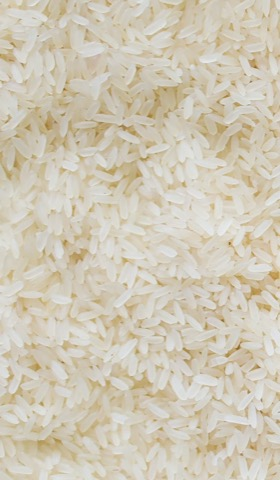
#> input picture notebooks/image_segmentation/assets/count1.jpg, 280 x 480 px
$ jupyter execute 04_object_counting.ipynb   (older library calls are emulated)
#> lines starting #> are read from the running program, lines starting #| are printed output that depends on the picture; after the words box and inside, x2 and y2 are one past the last pixel; in counts of white or black regions, pixels touching at a corner belong together
[cell 1]
# !pip install imutils==0.5.4

[cell 2]
from matplotlib import pyplot as plt
from pathlib import Path

import numpy as np

import cv2
from skimage import io

def imshow(np_img, size=(10, 10), is_gray=False):
    plt.figure(figsize=size)
    if is_gray:
        plt.imshow(np_img, cmap='gray', vmin=0, vmax=255)
    else:
        try:
            plt.imshow(cv2.cvtColor(np_img, cv2.COLOR_BGR2RGB))
        except:
            plt.imshow(np_img)
    plt.show()

[cell 3]
data_dir = Path('assets')
assert data_dir.exists()

[cell 4]
img = cv2.cvtColor(io.imread(data_dir / 'count1.jpg'), cv2.COLOR_BGR2RGB)
shifted = cv2.pyrMeanShiftFiltering(img, 11, 21)

grayscaled = cv2.cvtColor(img,cv2.COLOR_RGB2GRAY)

edge_img = cv2.Canny(grayscaled, 100, 200)
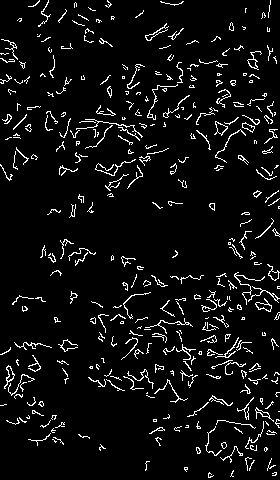
#> edge_img: shape (480, 280); 6% white in thin lines or dots

threshold = cv2.adaptiveThreshold(edge_img, 255,
                          cv2.BORDER_REPLICATE,
                          cv2.THRESH_BINARY_INV, 5, 5)
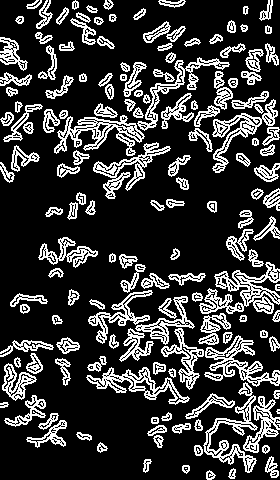
#> threshold: shape (480, 280); 22% white in thin lines or dots

retval, birnary_threshold = cv2.threshold(threshold, 0, 255, cv2.THRESH_BINARY)

flipped_color = cv2.bitwise_not(birnary_threshold)
#> flipped_color: shape (480, 280); 78% white; black in thin lines or dots

kernel = np.ones((3,3), np.uint8)
flipped_color = cv2.dilate(birnary_threshold, kernel, iterations=1)
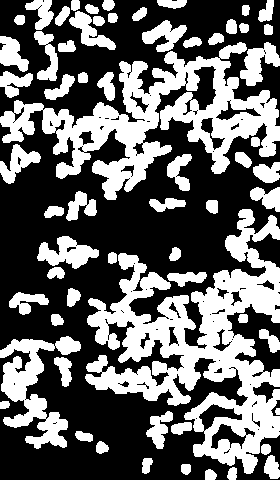
#> flipped_color: shape (480, 280); 40.4% white; 63 white regions, largest, box (x1, y1, x2, y2) and area: (85, 209, 280, 474) 19840, (0, 42, 280, 200) 14542, (0, 336, 81, 449) 3689

imshow(img)

imshow(flipped_color, (16, 16), True)

imshow(birnary_threshold, (16, 16), True)

[cell 5]
from skimage.feature import peak_local_max
from skimage.segmentation import watershed
from scipy import ndimage

D = ndimage.distance_transform_edt(flipped_color)
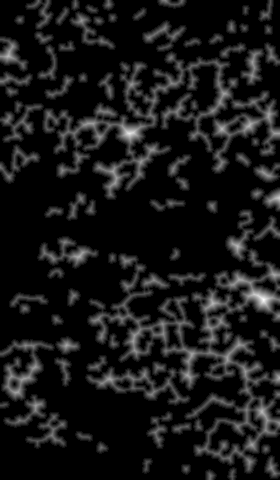
#> D: shape (480, 280) float64; min 0, max 13, mean 1.19; drawn with min black and max white
imshow(D)

[cell 6]
thresh = birnary_threshold#flipped_color

[cell 7]
localMax = peak_local_max(D, indices=False, min_distance=7, labels=thresh)
#> localMax: shape (480, 280) bool; 0.19% white in thin lines or dots

# perform a connected component analysis on the local peaks,
# using 8-connectivity, then appy the Watershed algorithm
markers = ndimage.label(localMax, structure=np.ones((3, 3)))[0]
#> markers: shape (480, 280) int32; 257 distinct labels, from 0 to 256
labels = watershed(-D, markers, mask=thresh)
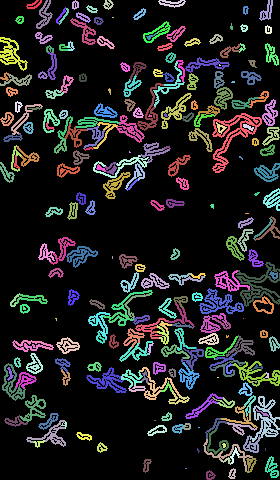
#> labels: shape (480, 280) int32; 257 distinct labels, from 0 to 256; one colour per label, 0 black
print("[INFO] {} unique segments found".format(len(np.unique(labels)) - 1))
#| [INFO] 256 unique segments found

label_hue = np.uint8(179*labels/np.max(labels))
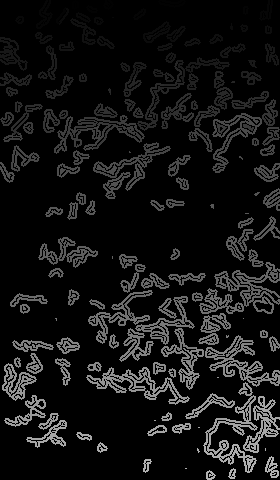
#> label_hue: shape (480, 280); min 0, max 179, mean 18.9
blank_ch = 255*np.ones_like(label_hue)
labeled_img = cv2.merge([label_hue, blank_ch, blank_ch])

# cvt to BGR for display
labeled_img = cv2.cvtColor(labeled_img, cv2.COLOR_HSV2BGR)
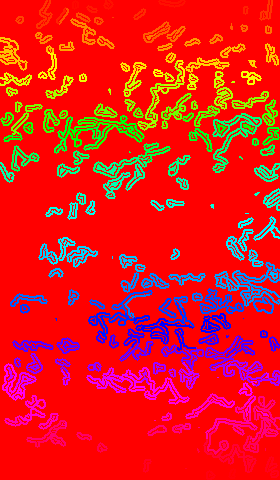
#> labeled_img: shape (480, 280, 3); mean B, G, R 28.6, 26.6, 226.5

# set bg label to black
labeled_img[label_hue==0] = 0
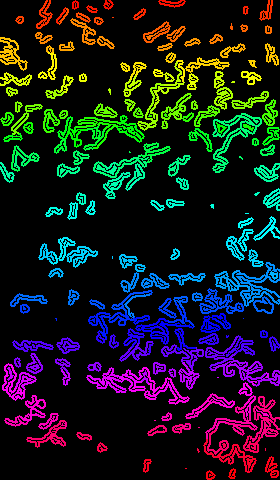
#> labeled_img: shape (480, 280, 3); mean B, G, R 28.6, 26.6, 23.4

imshow(labeled_img)

[cell 8]
import imutils

[cell 9]
# loop over the unique labels returned by the Watershed
# algorithm
image = img

for label in np.unique(labels):
    # if the label is zero, we are examining the 'background'
    # so simply ignore it
    if label == 0:
        continue

    # otherwise, allocate memory for the label region and draw
    # it on the mask
    mask = np.zeros(grayscaled.shape, dtype="uint8")
    mask[labels == label] = 255
    #cv2_imshow(mask)#[labels == label] = 255
    # detect contours in the mask and grab the largest one
    cnts = cv2.findContours(mask.copy(), cv2.RETR_EXTERNAL,
        cv2.CHAIN_APPROX_SIMPLE)
    cnts = imutils.grab_contours(cnts)
    c = max(cnts, key=cv2.contourArea)

    # draw a circle enclosing the object
    ((x, y), r) = cv2.minEnclosingCircle(c)
    cv2.circle(image, (int(x), int(y)), int(r), (0, 255, 0), 2)
    cv2.putText(image, "#{}".format(label), (int(x) - 10, int(y)),
        cv2.FONT_HERSHEY_SIMPLEX, 0.6, (0, 0, 255), 2)
#> this loop made 257 passes
#> (x, y, r) on passes 4, 5, 7: (108, 4.08, 5.04), (171.5, 1, 13.5), (245.5, 9.88, 4.16)
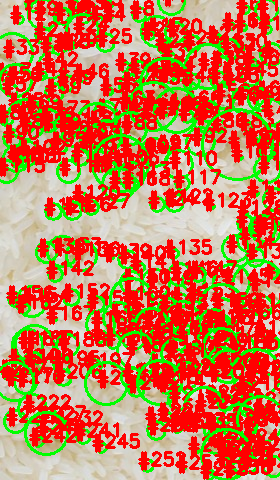
#> image: shape (480, 280, 3); mean B, G, R 75.3, 117.5, 201.6
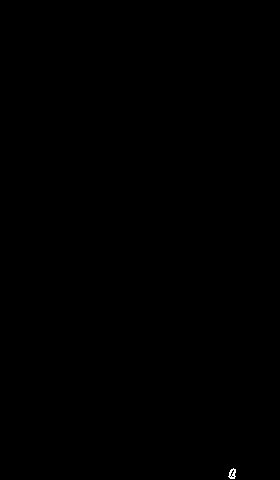
#> mask: shape (480, 280); 0.04% white in thin lines or dots, all inside (x1, y1, x2, y2) = (228, 468, 236, 479)


imshow(image)

[cell 10]
len(np.unique(labels))
#> Out = 257

$ run again, with notebooks/image_segmentation/assets/count2.jpg copied over notebooks/image_segmentation/assets/count1.jpg
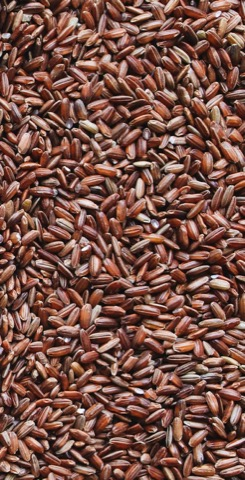
#> input picture notebooks/image_segmentation/assets/count2.jpg, 245 x 480 px
#> `edge_img = cv2.Canny(grayscaled, 100, 200)`:
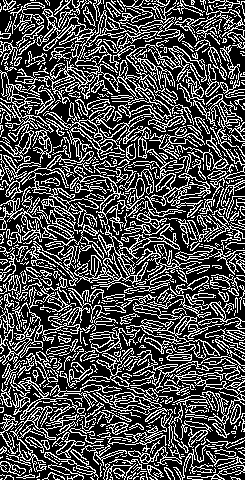
#> edge_img: shape (480, 245); 30.6% white in thin lines or dots
#> threshold: shape (480, 245); 65.5% white; black in thin lines or dots
#> localMax: shape (480, 245) bool; 0.05% white in thin lines or dots
#> markers: shape (480, 245) int32; 63 distinct labels, from 0 to 62
#| [INFO] 62 unique segments found
#> the loop `for label in np.unique(labels): # if the label is zero, we are examini..` made 63 passes
#> (x, y, r) on passes 2, 3, 4, 5, 7, 8, 9, 10: (156, 29, 40.25), (201.7, 33.35, 48.42), (79.68, 35, 86.63), (94, 29, 17.49), (161.3, 88.19, 88.96), (211.5, 88.5, 7.91), (147.1, 109.4, 22.37), (92.5, 73.5, 61.94)
#> after the loop `for label in np.unique(labels):`:
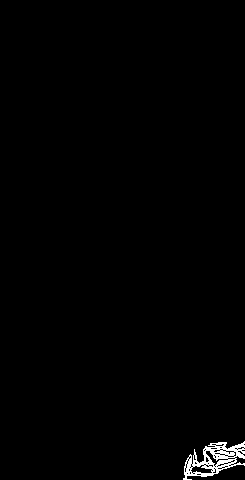
#> mask: shape (480, 245); 0.84% white in thin lines or dots, all inside (x1, y1, x2, y2) = (183, 441, 245, 480)
#> Out = 63

$ run again, with notebooks/image_segmentation/assets/count3.jpg copied over notebooks/image_segmentation/assets/count1.jpg
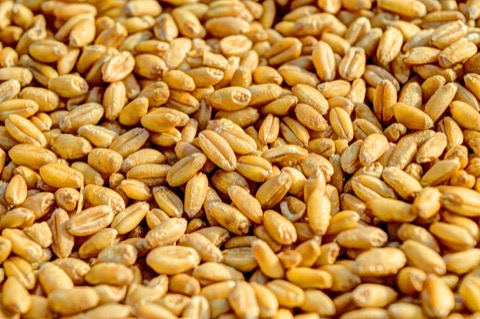
#> input picture notebooks/image_segmentation/assets/count3.jpg, 480 x 319 px
#> edge_img: shape (319, 480); 20.9% white in thin lines or dots
#> threshold: shape (319, 480); 57% white; 1301 black regions (766 under 20 px), largest, box (x1, y1, x2, y2) and area: (0, 0, 313, 287) 6630, (269, 0, 480, 165) 2585, (22, 265, 96, 319) 1584
#> localMax: shape (319, 480) bool; 0.15% white in thin lines or dots
#> markers: shape (319, 480) int32; 229 distinct labels, from 0 to 228
#| [INFO] 228 unique segments found
#> the loop `for label in np.unique(labels): # if the label is zero, we are examini..` made 229 passes
#> (x, y, r) on passes 2 to 4: (219, 11.5, 35.3), (283.5, 9, 13.09), (308, 23, 37.22)
#> after the loop `for label in np.unique(labels):`:
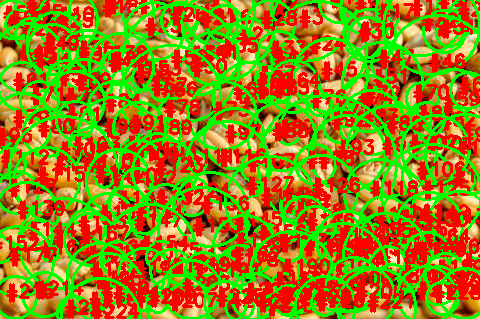
#> image: shape (319, 480, 3); mean B, G, R 23.7, 127.8, 155.5
#> Out = 229
